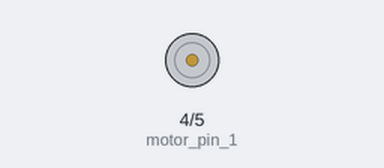
Bench run of a sketch on a simulated Arduino Uno, built with avr-gcc and run on an emulated ATmega328P. Shown: motor-driver pin pairs drawn as motors (green arrow = first pin HIGH = forward, orange = second pin HIGH = backward, longer = more drive, scaled by the enable pin).

Above: at 0.15 s.
At 3.1 s:
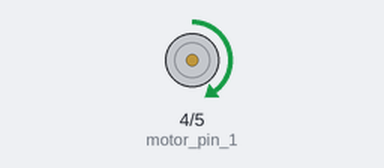
At 4.9 s:
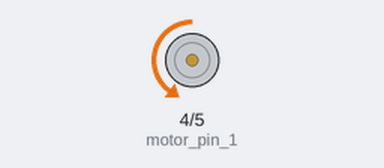
Timing chart, 0 to 8.3 s (numbered marks = the images above):
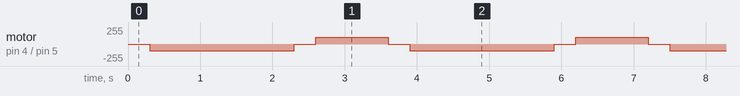

The sketch:

john.ino
```cpp
void loop () {
  fahre_vor();
  delay(2000);
  fahre_zurueck();
  delay(1000);
}

int motor_pin_1 = 4;
int motor_pin_2 = 5;
int pwm_pin = 3;

int geschwindigkeit = 100; /* 0 bis 255 */

void setup() {
  pinMode(motor_pin_1, OUTPUT);
  pinMode(motor_pin_2, OUTPUT);
  pinMode(pwm_pin,     OUTPUT);
}

void anhalten() {
  analogWrite(pwm_pin, geschwindigkeit);
  digitalWrite(motor_pin_1, LOW);
  digitalWrite(motor_pin_2, LOW);
  delay(300);
}

void fahre_vor() {
  anhalten();
  analogWrite(pwm_pin, geschwindigkeit);
  digitalWrite(motor_pin_1, LOW);
  digitalWrite(motor_pin_2, HIGH);
}

void fahre_zurueck() {
  anhalten();
  analogWrite(pwm_pin, geschwindigkeit);
  digitalWrite(motor_pin_1, HIGH);
  digitalWrite(motor_pin_2, LOW);
}
```

Measured:
- by itself, motor on pin 4 (motor_pin_1) / pin 5 (motor_pin_2): repeats every 3.6 s: stopped 0.30 s, forward 100/255 1.0 s, stopped 0.30 s, backward 100/255 2.0 s
